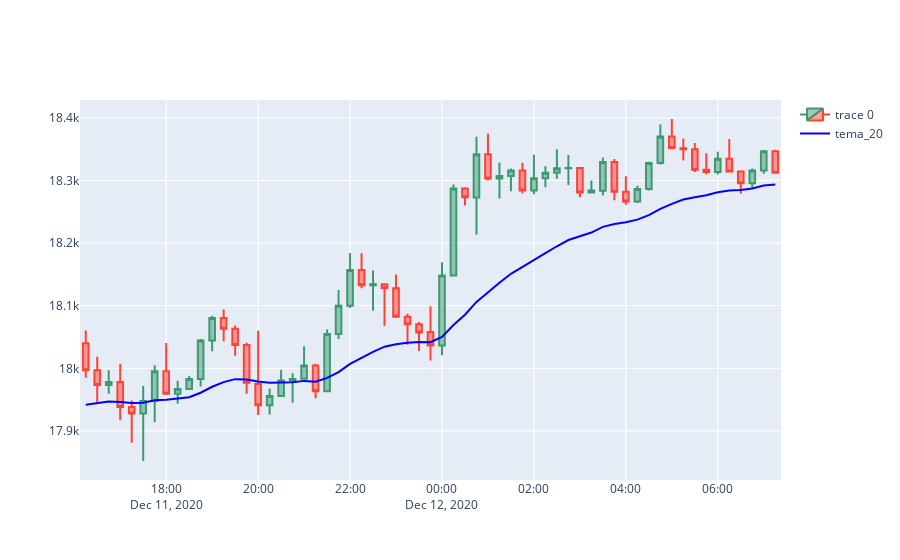

Write notebook code for a chart like this one.
### Code cell
import plotly.graph_objects as go

center = 1055
radius = 30
sub = dst[center - radius:center + radius + 1].copy()
fig = plot_df_interactive(sub)

fig.add_trace(go.Scatter(x=sub['Date'], y=sub['ema_24'], type='scatter', mode='lines', line=dict(color='blue'), name='tema_20'))
# fig.add_trace(go.Scatter(x=sub['Date'], y=sub['tema_50'], type='scatter', mode='lines', line=dict(color='green'), name='tema_50'))
fig.show()
